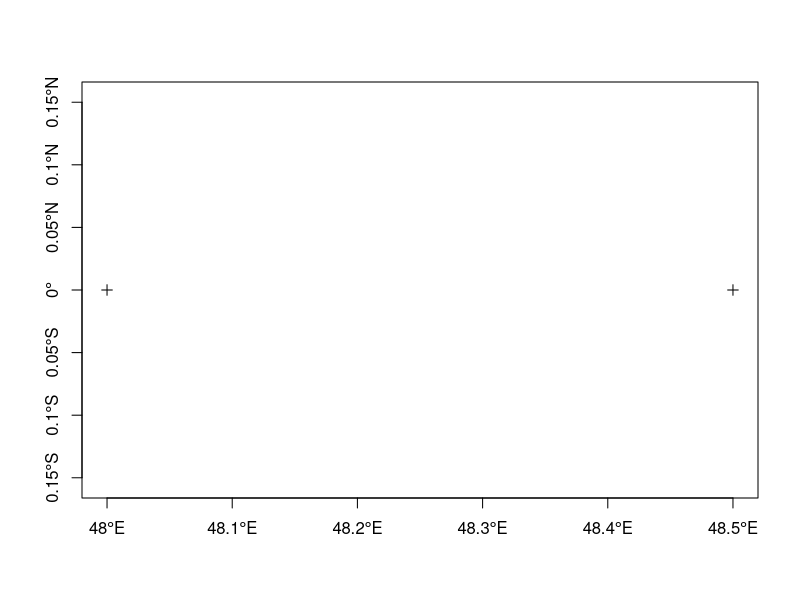

Generate this figure with R:
#install de package in  R , just if you don't have it already
install.packages("sp")
#load the library
library('sp')
#------------------------------------
#Create a matrix with the coordinates
#------------------------------------

#coordinates as vector
coor1=c(48,0)
coor2=c(48.5,0)

#coordinate as matrix
coordinates=rbind(coor1, coor2)

#------------------------------
# data for each coordinate
#-----------------------------
mydata=as.data.frame(rbind("point1", "point1"))

#----------------------------
#Corrdinate reference system
#----------------------------
#There are to options todefine de CRS
#visit http://spatialreference.org/ref/epsg/wgs-84/

#just with the epsg code
myCRS=CRS("+init=epsg:4326")
#proj4 (recomended)
myCRS=CRS("+proj=longlat +ellps=WGS84 +datum=WGS84 +no_defs")

#--------------------------------------
#built my SpatialPointsDataFrame
#--------------------------------------

mypoints=SpatialPointsDataFrame(coords=coordinates,data=mydata, proj4string = myCRS)

plot(mypoints, axes=TRUE)
